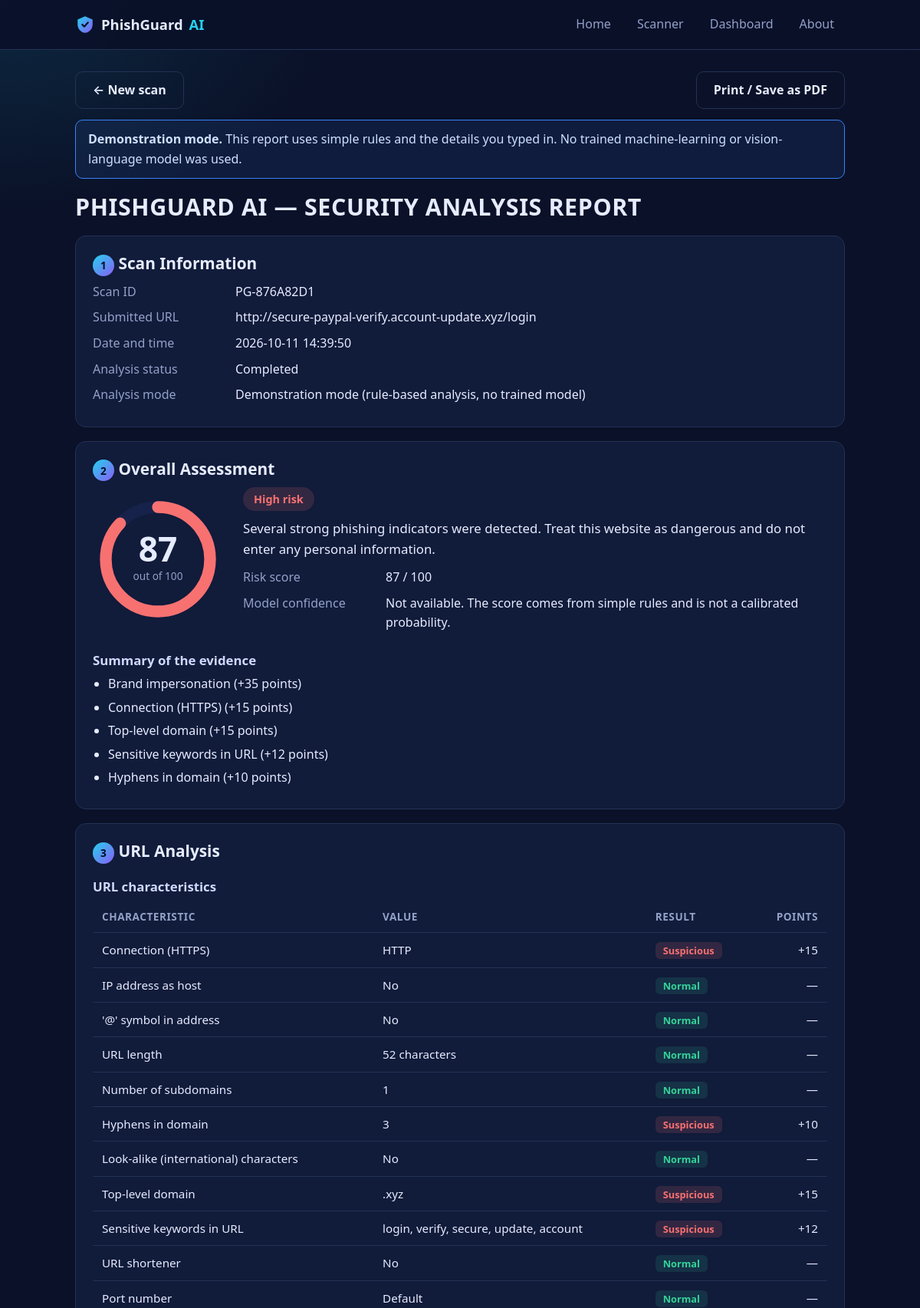
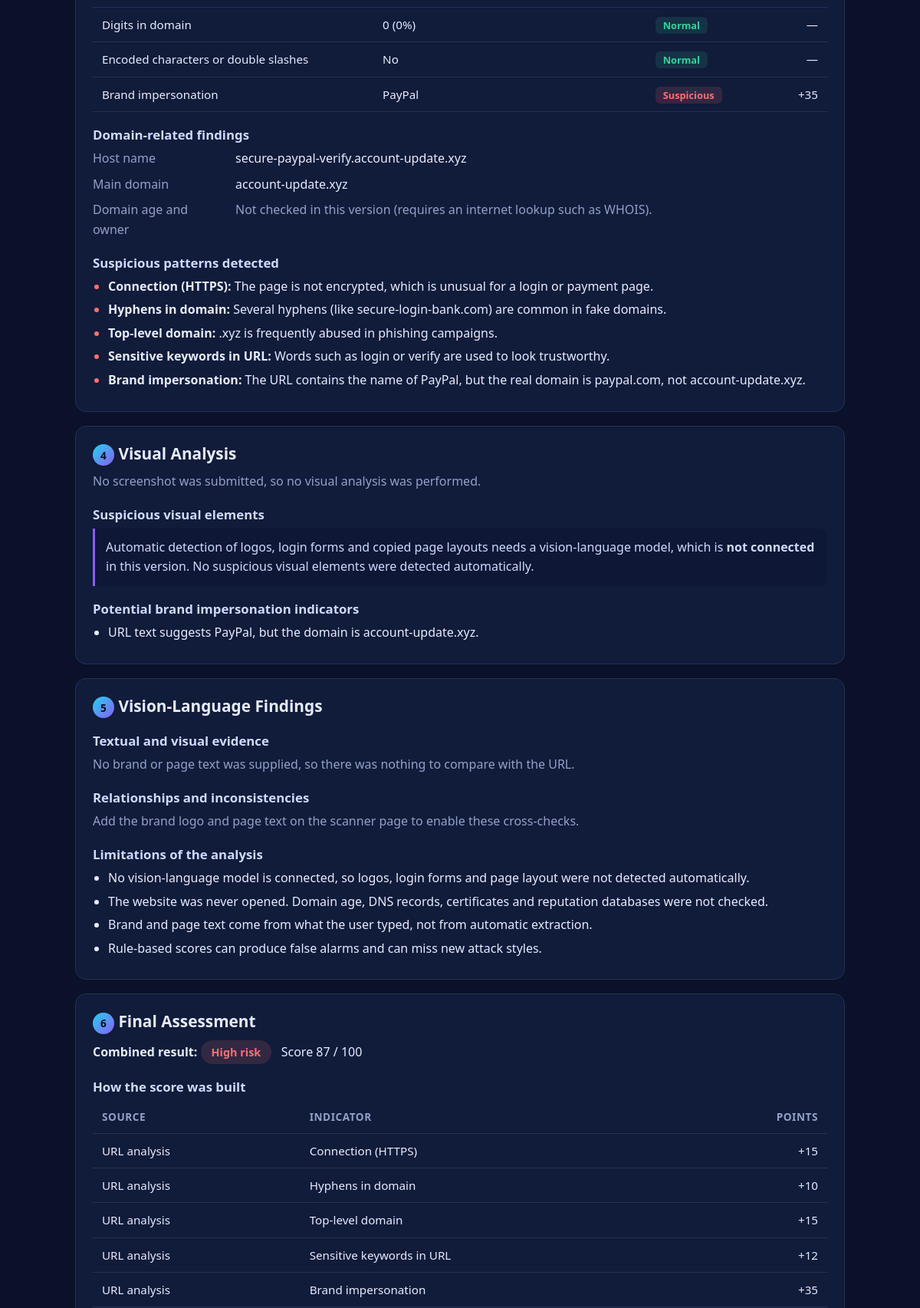
/report/PG-876A82D1 (upper part), run on the app's committed database (2 pictures, top to bottom).
### tables this page shows
CREATE TABLE scans (
              id TEXT PRIMARY KEY, url TEXT NOT NULL, created TEXT NOT NULL,
              score INTEGER NOT NULL, category TEXT NOT NULL, report TEXT NOT NULL);

### app.py (the view)
@app.route("/report/<scan_id>")
def report(scan_id):
    rows = db_run("SELECT report FROM scans WHERE id = ?", (scan_id,))
    if not rows:
        abort(404)
    return render_template("report.html", r=json.loads(rows[0]["report"]))

### app.py (called while the page is built)
def db_run(sql, args=(), commit=False):
    conn = sqlite3.connect(DB_PATH)
    conn.row_factory = sqlite3.Row
    try:
        rows = conn.execute(sql, args).fetchall()
        if commit:
            conn.commit()
        return rows
    finally:
        conn.close()

@app.after_request
def security_headers(response):
    response.headers["X-Content-Type-Options"] = "nosniff"
    response.headers["Referrer-Policy"] = "no-referrer"
    return response

### templates/report.html (shortened to what this page needs)
{% extends "base.html" %}
{% block content %}
{% set cls = r.overall.category|lower %}
<div class="report-tools no-print">
  <a class="btn ghost" href="{{ url_for('scanner') }}">← New scan</a>
  <button type="button" class="btn ghost" data-print>Print / Save as PDF</button>
</div>
<div class="alert info">
  <b>Demonstration mode.</b> This report uses simple rules and the details you typed in. No trained machine-learning or vision-language model was used.
</div>
<h1 class="report-title">PHISHGUARD AI — SECURITY ANALYSIS REPORT</h1>
<section class="card">
  <h2><span class="num">1</span> Scan Information</h2>
  <dl class="kv">
    <dt>Scan ID</dt><dd>{{ r.scan.id }}</dd>
    <dt>Submitted URL</dt><dd class="break">{{ r.scan.url }}{% if r.scan.scheme_assumed %} <span class="muted">(https:// was assumed)</span>{% endif %}</dd>
    <dt>Date and time</dt><dd>{{ r.scan.created }}</dd>
    <dt>Analysis status</dt><dd>{{ r.scan.status }}</dd>
    <dt>Analysis mode</dt><dd>{{ r.scan.mode }}</dd>
  </dl>
</section>
<section class="card">
  <h2><span class="num">2</span> Overall Assessment</h2>
  <div class="overall">
    <div class="gauge-wrap">
      <svg viewBox="0 0 100 100" class="gauge risk-{{ cls }}" role="img" aria-label="Risk score {{ r.overall.score }} out of 100">
        <circle cx="50" cy="50" r="40" class="gauge-bg"/>
        <circle cx="50" cy="50" r="40" class="gauge-fg" stroke-dasharray="{{ (r.overall.score / 100 * 251.2)|round(1) }} 251.2" transform="rotate(-90 50 50)"/>
        <text x="50" y="52" text-anchor="middle" class="gauge-num">{{ r.overall.score }}</text>
        <text x="50" y="66" text-anchor="middle" class="gauge-sub">out of 100</text>
      </svg>
    </div>
    <div class="overall-text">
      <span class="badge risk-{{ cls }}">{{ r.overall.category }} risk</span>
      <p class="summary">{{ r.overall.summary }}</p>
      <dl class="kv">
        <dt>Risk score</dt><dd>{{ r.overall.score }} / 100</dd>
        <dt>Model confidence</dt><dd>{{ r.overall.confidence }}</dd>
      </dl>
    </div>
  </div>
  <h3>Summary of the evidence</h3>
  <ul class="list">
    {% for reason in r.overall.reasons %}<li>{{ reason }}</li>{% endfor %}
  </ul>
</section>
<section class="card">
  <h2><span class="num">3</span> URL Analysis</h2>
  <h3>URL characteristics</h3>
  <div class="table-wrap">
    <table>
      <thead><tr><th>Characteristic</th><th>Value</th><th>Result</th><th class="num-col">Points</th></tr></thead>
      <tbody>
      {% for f in r.url_analysis.features %}
        <tr>
          <td>{{ f.label }}</td>
          <td>{{ f.value }}</td>
          <td><span class="tag {{ 'warn' if f.flagged else 'ok' }}">{{ 'Suspicious' if f.flagged else 'Normal' }}</span></td>
          <td class="num-col">{{ '+' ~ f.points if f.points else '—' }}</td>
        </tr>
      {% endfor %}
      </tbody>
    </table>
  </div>
  <h3>Domain-related findings</h3>
  <dl class="kv">
    <dt>Host name</dt><dd class="break">{{ r.url_analysis.host }}</dd>
    <dt>Main domain</dt><dd>{{ r.url_analysis.registrable }}</dd>
    <dt>Domain age and owner</dt><dd class="muted">Not checked in this version (requires an internet lookup such as WHOIS).</dd>
  </dl>
  <h3>Suspicious patterns detected</h3>
  {% if r.url_analysis.suspicious %}
  <ul class="list warn">
    {% for f in r.url_analysis.suspicious %}<li><b>{{ f.label }}:</b> {{ f.note }}</li>{% endfor %}
  </ul>
  {% else %}
  <p class="muted">No suspicious URL patterns were detected.</p>
  {% endif %}
</section>
<section class="card">
  <h2><span class="num">4</span> Visual Analysis</h2>
  {% if r.visual.submitted %}
  <div class="visual">
    <img class="shot" src="{{ url_for('uploads', filename=r.visual.filename) }}" alt="Uploaded website screenshot">
    <div>
      <h3>Screenshot details</h3>
      <dl class="kv">
        <dt>Format</dt><dd>{{ r.visual.info.format }}</dd>
        <dt>Dimensions</dt><dd>{{ r.visual.info.width }} × {{ r.visual.info.height }} pixels</dd>
        <dt>File size</dt><dd>{{ r.visual.info.size_kb }} KB</dd>
        <dt>Brightness</dt><dd>{{ r.visual.info.brightness }} / 255</dd>
      </dl>
      <h3>Dominant colours</h3>
      <div class="swatches">
        {% for c in r.visual.info.colors %}
        <div class="swatch"><span style="background: {{ c.hex }}"></span>{{ c.hex }} · {{ c.percent }}%</div>
        {% endfor %}
      </div>
    </div>
  </div>
  <h3>Image observations</h3>
  <ul class="list">{% for o in r.visual.info.observations %}<li>{{ o }}</li>{% endfor %}</ul>
  {% else %}
  <p class="muted">No screenshot was submitted, so no visual analysis was performed.</p>
  {% endif %}
  <h3>Suspicious visual elements</h3>
  <p class="note-box">
    {% if r.visual.vlm_connected %}A vision-language model analysed this screenshot.
    {% else %}Automatic detection of logos, login forms and copied page layouts needs a vision-language model, which is <b>not connected</b> in this version. No suspicious visual elements were detected automatically.{% endif %}
  </p>
  <h3>Potential brand impersonation indicators</h3>
  <ul class="list">{% for b in r.visual.brand_indicators %}<li>{{ b }}</li>{% endfor %}</ul>
</section>
<section class="card">
  <h2><span class="num">5</span> Vision-Language Findings</h2>
  <h3>Textual and visual evidence</h3>
  {% if r.vl.findings %}
  <ul class="list">
    {% for f in r.vl.findings %}<li class="{{ f.level }}">{{ f.text }}</li>{% endfor %}
  </ul>
  {% else %}
  <p class="muted">No brand or page text was supplied, so there was nothing to compare with the URL.</p>
  {% endif %}
  <h3>Relationships and inconsistencies</h3>
  <p class="muted">
    {% if r.vl.context_given %}The checks above compare what you saw on the page with the website address.
    {% else %}Add the brand logo and page text on the scanner page to enable these cross-checks.{% endif %}
  </p>
  <h3>Limitations of the analysis</h3>
  <ul class="list">{% for l in r.vl.limitations %}<li>{{ l }}</li>{% endfor %}</ul>
</section>
<section class="card">
  <h2><span class="num">6</span> Final Assessment</h2>
  <p><b>Combined result:</b> <span class="badge risk-{{ cls }}">{{ r.final.category }} risk</span> &nbsp; Score {{ r.final.score }} / 100</p>
  <h3>How the score was built</h3>
  {% if r.final.breakdown %}
  <div class="table-wrap">
    <table>
      <thead><tr><th>Source</th><th>Indicator</th><th class="num-col">Points</th></tr></thead>
      <tbody>
        {% for b in r.final.breakdown %}<tr><td>{{ b.source }}</td><td>{{ b.label }}</td><td class="num-col">+{{ b.points }}</td></tr>{% endfor %}
      </tbody>
    </table>
  </div>
  {% else %}
  <p class="muted">No risk points were added.</p>
  {% endif %}
</section>
{% endblock %}

### static/css/style.css (style rules this page uses)
:root { --bg: #0a1128; --bg2: #0e1735; --panel: #111b3a; --panel2: #16224a; --line: #243256; --text: #e6ecff; --muted: #93a1c8; --cyan: #22d3ee; --blue: #3b82f6; --purple: #8b5cf6; --low: #34d399; --medium: #fbbf24; --high: #f87171; --radius: 14px; }
* { box-sizing: border-box; }
html { scroll-behavior: smooth; }
body { margin: 0; background: radial-gradient(900px 500px at 85% -10%, rgba(139,92,246,.18), transparent 60%), radial-gradient(800px 500px at 0% 0%, rgba(34,211,238,.12), transparent 55%), var(--bg); color: var(--text); font-family: "Segoe UI", system-ui, -apple-system, Roboto, Arial, sans-serif; line-height: 1.6; min-height: 100vh; display: flex; flex-direction: column; }
a { color: var(--cyan); }
h1, h2, h3 { line-height: 1.25; margin: 0 0 .5rem; }
h1 { font-size: clamp(1.9rem, 5vw, 3rem); }
h2 { font-size: 1.3rem; }
h3 { font-size: 1.05rem; margin-top: 1.2rem; color: #cfd9ff; }
p { margin: 0 0 .8rem; }
.muted { color: var(--muted); }
.break { word-break: break-all; }
.btn { display: inline-block; border: 1px solid transparent; border-radius: 10px; padding: 11px 22px; font: inherit; font-weight: 600; cursor: pointer; text-decoration: none; transition: transform .15s, box-shadow .2s, background .2s; }
.btn.ghost { background: transparent; color: var(--text); border-color: var(--line); }
.card { background: var(--panel); border: 1px solid var(--line); border-radius: var(--radius); padding: 22px; margin-bottom: 18px; transition: border-color .2s, transform .2s; }
.num { display: inline-grid; place-items: center; min-width: 28px; height: 28px; border-radius: 50%; background: linear-gradient(135deg, var(--cyan), var(--purple)); color: #07102a; font-size: .85rem; font-weight: 700; }
.alert { padding: 12px 16px; border-radius: 10px; margin-bottom: 18px; border: 1px solid; }
.alert.info { background: rgba(59,130,246,.1); border-color: var(--blue); color: #cfe0ff; }
.report-tools { display: flex; justify-content: space-between; gap: 10px; margin-bottom: 14px; }
.report-title { font-size: clamp(1.3rem, 3.5vw, 1.9rem); letter-spacing: .02em; margin: 6px 0 18px; }
.report-title + .card { margin-top: 0; }
.kv { display: grid; grid-template-columns: 170px 1fr; gap: 8px 16px; margin: 0 0 6px; }
.kv dt { color: var(--muted); }
.kv dd { margin: 0; }
.list { margin: 6px 0 0; padding-left: 20px; }
.list li { margin: 5px 0; }
.list.warn li::marker, .list li.warn::marker { color: var(--high); }
.overall { display: flex; gap: 26px; align-items: center; flex-wrap: wrap; margin-bottom: 6px; }
.gauge { width: 170px; height: 170px; }
.gauge-num { font-size: 26px; font-weight: 700; fill: var(--text); }
.gauge-sub { font-size: 8px; fill: var(--muted); }
.overall-text { flex: 1; min-width: 240px; }
.badge { display: inline-block; padding: 4px 14px; border-radius: 99px; font-weight: 700; font-size: .9rem; }
.badge.risk-high { background: rgba(248,113,113,.15); color: var(--high); }
.summary { font-size: 1.05rem; margin: 10px 0; }
.tag { padding: 2px 10px; border-radius: 6px; font-size: .8rem; font-weight: 600; }
.tag.ok { background: rgba(52,211,153,.12); color: var(--low); }
.tag.warn { background: rgba(248,113,113,.14); color: var(--high); }
.note-box { background: var(--bg2); border-left: 3px solid var(--purple); padding: 12px 14px; border-radius: 0 10px 10px 0; color: #cfd9ff; margin-top: 8px; }
.table-wrap { overflow-x: auto; }
table { width: 100%; border-collapse: collapse; font-size: .95rem; }
th, td { text-align: left; padding: 10px 12px; border-bottom: 1px solid var(--line); vertical-align: top; }
th { color: var(--muted); font-weight: 600; font-size: .85rem; text-transform: uppercase; letter-spacing: .04em; }
.num-col { text-align: right; white-space: nowrap; }

### data on the page
scans: scan.id "PG-876A82D1", scan "http://secure-paypal-verify.account-update.xyz/login", overall.category "High", final.category "High"

### other printed values
{{ r.scan.created }} "2026-10-11 14:39:50"
{{ r.scan.status }} "Completed"
{{ r.scan.mode }} "Demonstration mode (rule-based analysis, no trained model)"
{{ r.overall.score }} "87"
{{ r.overall.summary }} "Several strong phishing indicators were detected. Treat this website as dangerous and do not enter any personal information."
{{ r.overall.confidence }} "Not available. The score comes from simple rules and is not a calibrated probability."
{{ reason }} "Brand impersonation (+35 points)" "Connection (HTTPS) (+15 points)" "Top-level domain (+15 points)" "Sensitive keywords in URL (+12 points)" "Hyphens in domain (+10 points)"
{{ f.label }} "Connection (HTTPS)" "IP address as host" "'@' symbol in address" "URL length" "Number of subdomains" "Hyphens in domain" "Look-alike (international) characters" "Top-level domain" "Sensitive keywords in URL" "URL shortener" "Port number" "Digits in domain" "Encoded characters or double slashes" "Brand impersonation"
{{ f.value }} "HTTP" "No" "No" "52 characters" "1" "3" "No" ".xyz" "login, verify, secure, update, account" "No" "Default" "0 (0%)" "No" "PayPal"
{{ 'Suspicious' if f.flagged else 'Normal' }} "Suspicious" "Normal" "Normal" "Normal" "Normal" "Suspicious" "Normal" "Suspicious" "Suspicious" "Normal" "Normal" "Normal" "Normal" "Suspicious"
{{ '+' ~ f.points if f.points else '—' }} "+15" "—" "—" "—" "—" "+10" "—" "+15" "+12" "—" "—" "—" "—" "+35"
{{ r.url_analysis.host }} "secure-paypal-verify.account-update.xyz"
{{ r.url_analysis.registrable }} "account-update.xyz"
{{ f.label }} "Connection (HTTPS)" "Hyphens in domain" "Top-level domain" "Sensitive keywords in URL" "Brand impersonation"
{{ f.note }} "The page is not encrypted, which is unusual for a login or payment page." "Several hyphens (like secure-login-bank.com) are common in fake domains." ".xyz is frequently abused in phishing campaigns." "Words such as login or verify are used to look trustworthy." "The URL contains the name of PayPal, but the real domain is paypal.com, not account-update.xyz."
